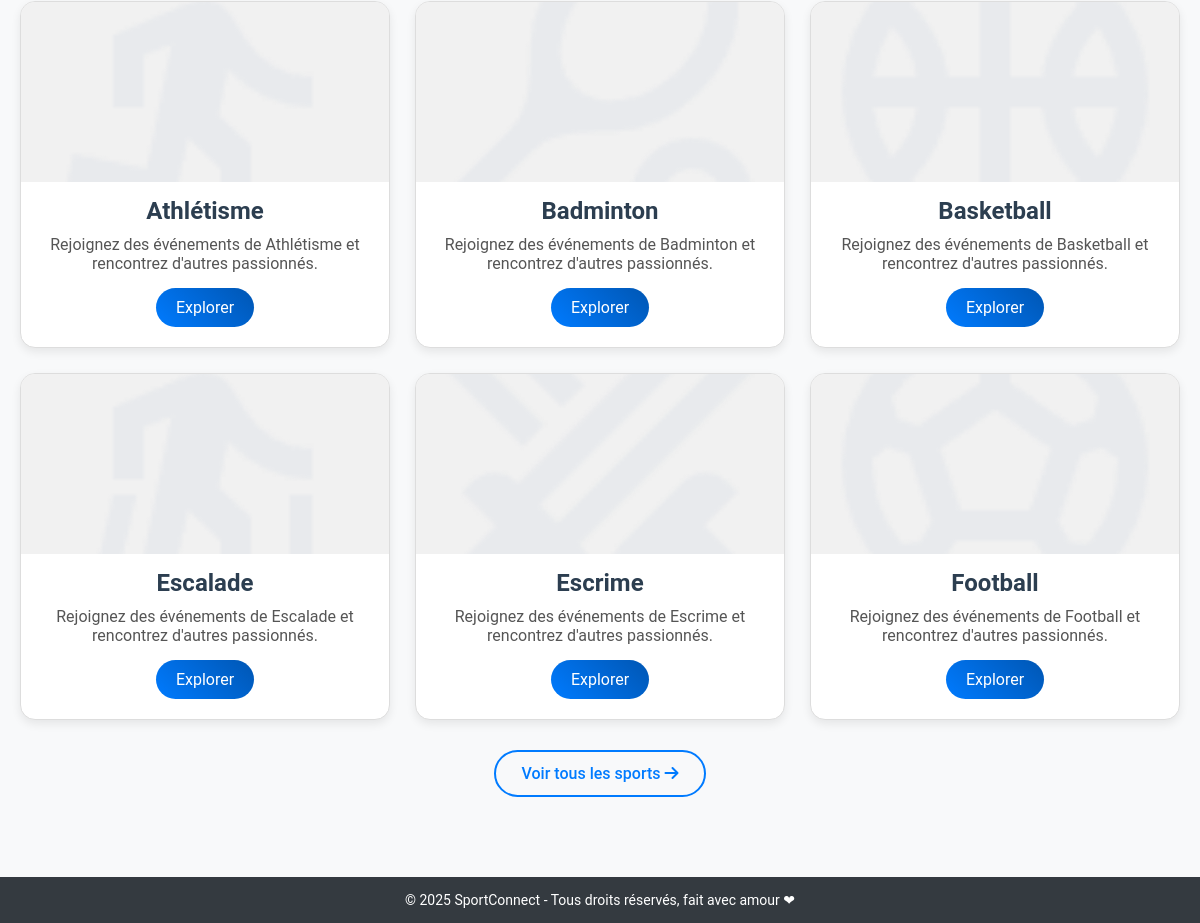
Before: / (lower part) with the older database file.
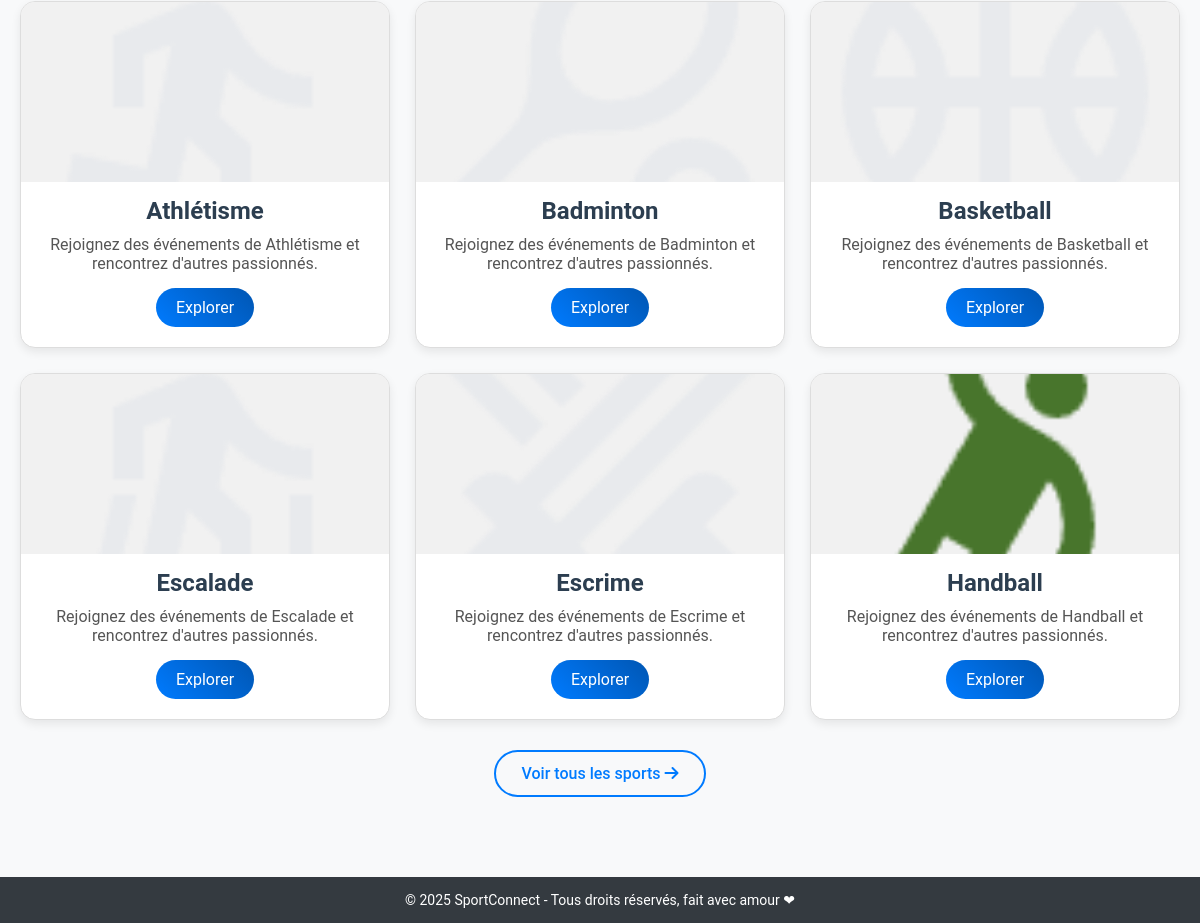
After: the same page with the newer database file.
### tables this page shows
CREATE TABLE `sports` (
  `id_sport` int NOT NULL,
  `nom_sport` varchar(50) NOT NULL,
  `id_categorie` int DEFAULT NULL,
  `pmr` tinyint(1) NOT NULL DEFAULT '0',
  `genre` enum('F','H','Mixte','') NOT NULL DEFAULT 'Mixte'
);

### src/Controleur/AccueilControleur.php (called while the page is built, shortened)
<?php
class AccueilControleur extends ControleurBase
{
    private $sportModele;
    public function __construct($pdo = null)
    {
        $this->sportModele = new SportModele($pdo);
    }
    public function index()
    {
        try {
            $statutPmr = isset($this->utilisateurConnecte['pmr']) && $this->utilisateurConnecte['pmr'] == 1 ? 'oui' : 'non';
            $sexeUtilisateur = $this->utilisateurConnecte['sexe'] ?? 'A';
            $sports = $this->sportModele->obtenirSportsSelonUtilisateur($statutPmr, $sexeUtilisateur);
            $vue = new AccueilVue(
                "Bienvenue sur SportsConnect",
                $sports,
                $this->utilisateurConnecte,
                [],
                ($statutPmr === 'oui')
            );
            $vue->afficher();
        } catch (\Exception $e) {
            $this->ajouterMessageErreur("Erreur lors de la récupération des sports : " . $e->getMessage());
            Reponses::rediriger('accueil');
        }
    }
}

### src/Core/Routeur.php (called while the page is built, shortened)
<?php
class Routeur
{
    private $pdo;
    public function __construct($pdo)
    {
        $this->pdo = $pdo;
    }
    public function executer()
    {
        try {
            $nomMethode = 'index';
            $controleur = new $classeControleur($this->pdo);
            $controleur->$nomMethode();
        } catch (\Exception $e) {
            $this->afficherPageErreur($e->getMessage());
        }
    }
}

### index.php (called while the page is built, shortened)
<?php
try {
    require_once __DIR__ . '/config/db.php';
    $routeur = new Routeur($pdo);
    $routeur->executer();
} catch (Exception $e) {
    error_log("Erreur application: " . $e->getMessage());
    displayErrorPage();
}

### src/Core/FabriqueBase.php (called while the page is built, shortened)
<?php
class FabriqueBase
{
    protected $pdo;
    public function __construct($pdo, $table, $clePrimaire = 'id')
    {
        $this->pdo = $pdo;
        $this->table = $table;
    }
    public function requetePersonnalisee($sql, $params = [], $fetchAll = true)
    {
        $stmt = $this->pdo->prepare($sql);
        $stmt->execute($params);
        if ($fetchAll) {
            return $stmt->fetchAll(\PDO::FETCH_ASSOC);
        } else {
            return $stmt->fetch(\PDO::FETCH_ASSOC);
        }
    }
}

### src/Fabrique/SportModele.php (called while the page is built, shortened)
<?php
class SportModele extends FabriqueBase
{
    public function obtenirSportsSelonUtilisateur($pmr, $sexe = 'A')
    {
        $pmrValeur = ($pmr === 'oui') ? 1 : 0;
        $sql = "SELECT * FROM {$this->table}
                WHERE pmr = :pmr
                AND (genre = :sexe OR genre = 'Mixte')
                ORDER BY nom_sport ASC";
        $params = [':pmr' => $pmrValeur, ':sexe' => $sexe];
        return $this->requetePersonnalisee($sql, $params);
    }
}

### src/Core/ControleurBase.php (called while the page is built, shortened)
<?php
abstract class ControleurBase
{
    public function __construct($pdo = null)
    {
        $this->utilisateurConnecte = isset($_SESSION['utilisateur']) ? $_SESSION['utilisateur'] : null;
    }
}

### src/Vues/AccueilVue.php (the view, shortened to what this page needs)
<?php
class AccueilVue extends VueBase
{
    private $sports;
    public function __construct(
        string $titre,
        array $sports = [],
        array $utilisateur = null,
        array $erreurs = [],
        bool $estPMR = false
    ) {
        $this->sports = $sports;
    }
        ?>
        <?php
    protected function afficherContenu()
    {
        ?>
        <main>
            <section class="sports-section">
                <div class="container">
                    <?php if (!empty($this->sports)): ?>
                        <div class="sports-categories">
                            <?php
                            $sportsAffichés = array_slice($this->sports, 0, 6);
                            ?>
                            <div class="sports-list">
                                <?php foreach ($sportsAffichés as $sport): ?>
                                    <?php
                                    $nomSport = is_array($sport) ? ($sport['nom_sport'] ?? 'Sport inconnu') : $sport;
                                    ?>
                                    <div class="sport-card">
                                        <div class="sport-image-container">
                                            <img src="assets/sports/<?php echo strtolower(str_replace(' ', '_', $nomSport)); ?>.png"
                                                alt="<?php echo $this->e($nomSport); ?>"
                                                class="sport-image"
                                                onerror="this.src='assets/sports/default.png';">
                                        </div>
                                        <h3 class="sport-title"><?php echo $this->e($nomSport); ?></h3>
                                        <p class="sport-description">Rejoignez des événements de <?php echo $this->e($nomSport); ?> et rencontrez d'autres passionnés.</p>
                                        <a href="?page=reservation&sport=<?php echo urlencode($nomSport); ?>" class="cta-button">
                                            Explorer
                                        </a>
                                    </div>
                                <?php endforeach; ?>
                            </div>
                            <?php if (count($this->sports) > 6): ?>
                                <div class="voir-plus-container">
                                    <a href="?page=reservation" class="voir-plus-button">
                                        Voir tous les sports <i class="fa-solid fa-arrow-right"></i>
                                    </a>
                                </div>
                            <?php endif; ?>
                        </div>
                    <?php else: ?>
                        <p class="no-sports-message">Aucun sport disponible pour le moment.</p>
                    <?php endif; ?>
                </div>
            </section>
        </main>
        <?php
    }
}

### src/Core/VueBase.php (shortened to what this page needs)
<?php
abstract class VueBase
{
    protected function afficherEntete($styles = [], $scripts = [])
    {
        ?>
        <!DOCTYPE html>
        <html lang="fr">
        <head>
            <link rel="stylesheet" href="CSS/style.css">
            <link rel="stylesheet" href="CSS/notifications.css">
            <link rel="stylesheet" href="https://cdnjs.cloudflare.com/ajax/libs/font-awesome/6.4.0/css/all.min.css">
        </head>
        <body<?php echo isset($_SESSION['utilisateur']['pmr']) && $_SESSION['utilisateur']['pmr'] ? ' data-pmr="oui"' : ' data-pmr="non"'; ?>>
        <?php
    }
        ?>
        <?php
    protected function afficherPiedDePage($scripts = [])
    {
        ?>
        <footer class="footer">
            <p>&copy; <?php echo date('Y'); ?> SportConnect - Tous droits réservés, fait avec amour ❤</p>
        </footer>
        </body>
        </html>
        <?php
    }
    public function afficher($styles = [], $scripts = [], $scriptsFooter = [])
    {
        $this->afficherEntete($styles, $scripts);
        $this->afficherContenu();
        $this->afficherPiedDePage($scriptsFooter);
    }
    protected function e($chaine)
    {
        return htmlspecialchars($chaine, ENT_QUOTES, 'UTF-8');
    }
}

### CSS/style.css (style rules this page uses)
*, *::before, *::after { box-sizing: border-box; margin: 0; padding: 0; }
body { font-family: 'Roboto', sans-serif; background-color: #f0f2f5; color: #212529; display: flex; flex-direction: column; min-height: 100vh; }
.container { max-width: 1200px; margin: 0 auto; padding: 0 20px; }
a { text-decoration: none; color: inherit; transition: color 0.3s ease; }
:root { --primary: #007bff; --primary-dark: #0056b3; --primary-100: #cfe2ff; --primary-800: #0a58ca; --secondary: #6c757d; --danger: #dc3545; --warning: #ffc107; --success: #28a745; --light: #f8f9fa; --dark: #343a40; --white: #fff; --gray-50: #f9fafb; --gray-100: #f8f9fa; --gray-200: #e9ecef; --gray-300: #dee2e6; --gray-400: #ced4da; --gray-500: #adb5bd; --gray-600: #6c757d; --gray-700: #495057; --gray-800: #343a40; --gray-900: #212529; }
h1, h2, h3, h4, h5, h6 { font-weight: 600; }
.cta-button { padding: 10px 20px; background: linear-gradient(45deg, var(--primary), var(--primary-dark)); color: var(--white); text-decoration: none; border-radius: 30px; font-size: 16px; transition: background 0.3s, transform 0.2s; }
.footer { background: var(--dark); color: var(--white); padding: 15px 20px; text-align: center; font-size: 14px; margin-top: auto; }
.sports-section { padding: 40px 0; background-color: #f8f9fa; }
.sports-list { display: grid; grid-template-columns: repeat(auto-fill, minmax(300px, 1fr)); gap: 25px; margin-bottom: 30px; }
.sport-card { background: var(--white); border: 1px solid #ddd; border-radius: 15px; box-shadow: 0 4px 10px rgba(0, 0, 0, 0.08); padding: 0; text-align: center; transition: transform 0.3s, box-shadow 0.3s; overflow: hidden; }
.sport-image-container { height: 180px; overflow: hidden; position: relative; background-color: #f1f1f1; }
.sport-image { width: 100%; height: 100%; object-fit: cover; transition: transform 0.5s; }
.sport-title { font-size: 24px; margin: 15px 0 10px; color: #2c3e50; font-weight: 600; padding: 0 20px; }
.sport-description { font-size: 16px; color: #555; margin-bottom: 15px; padding: 0 20px; }
.sport-card .cta-button { margin: 0 20px 20px; display: inline-block; }
.voir-plus-container { text-align: center; margin-top: 20px; margin-bottom: 40px; }
.voir-plus-button { display: inline-block; padding: 12px 25px; background-color: transparent; color: var(--primary); border: 2px solid var(--primary); border-radius: 30px; font-weight: 500; text-decoration: none; transition: all 0.3s; }

Changed rows visible on the page:
no longer on this page (row edited): sports: shows a picture, nom_sport "Football"
now on this page (row unchanged): sports: shows a picture, nom_sport "Handball"
